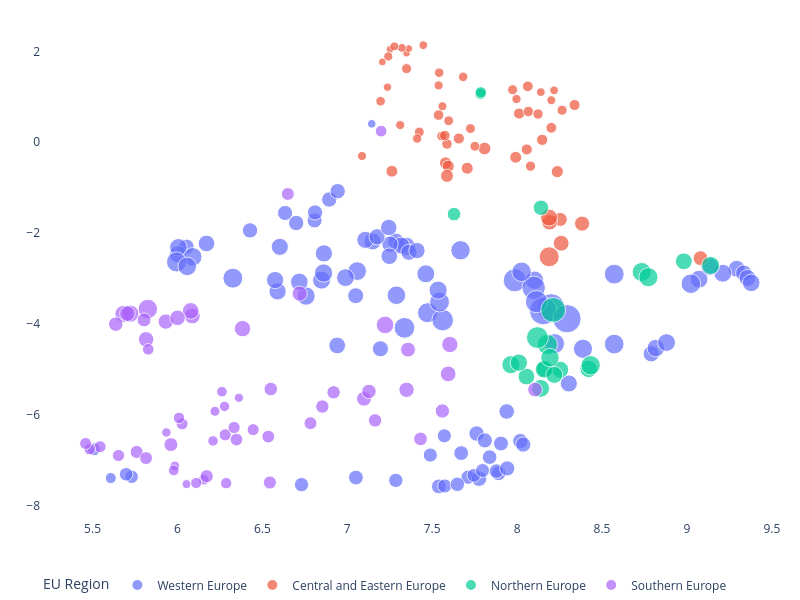

Notebook code for this chart:
### Code cell
# UMAP
umap_model = umap.UMAP(n_components = 2, n_neighbors = 25,
                       random_state = 42)
components = umap_model.fit_transform(X)

df_umap = df.join(pd.DataFrame(components, index = df.index,
                           columns = ['pc_1', 'pc_2']))

df_umap.reset_index(inplace = True)

fig = px.scatter(df_umap, x = 'pc_1', y = 'pc_2', color=df_umap['EU Region'],
                 width = 800, height = 600, size = 'GDP per Capita',
                 custom_data = ['region_name', 'GDP per Capita'])

fig.update_layout(  margin={"r":1,"t":15,"l":1,"b":1},
                    plot_bgcolor = '#FFFFFF',
                    legend = dict(orientation = 'h', yanchor = 'top'),
                    yaxis_title='', xaxis_title='',
                    title = "")

hovertemplate = '%{customdata[0]}' 
fig.update_traces(hovertemplate=hovertemplate)
fig.show()

### Figure 1 — Plotly figure (JSON) as saved in the notebook; plotly's stock layout.template omitted (floating-point values rounded to 4 significant figures; data arrays with more than 128 entries replaced by an {"elided": "..."} marker saying what was removed)
{"data": [{"customdata": {"elided": "99x2 mixed values"}, "hovertemplate": "%{customdata[0]}", "legendgroup": "Western Europe", "marker": {"color": "#636efa", "size": [78700.0, 57500.0, 39100.0, 45800.0, 54600.0, 47000.0, 59100.0, 29500.0, 34900.0, 30100.0, 32300.0, 59100.0, 51000.0, 43800.0, 50000.0, 68900.0, 47700.0, 49600.0, 43700.0, 51400.0, 46000.0, 44300.0, 49300.0, 35100.0, 55800.0, 80900.0, 58600.0, 39500.0, 42900.0, 34600.0, 50400.0, 43900.0, 34000.0, 43200.0, 47700.0, 48800.0, 39600.0, 44100.0, 40800.0, 39000.0, 34800.0, 47100.0, 40200.0, 37700.0, 33500.0, 38900.0, 34800.0, 39500.0, 34300.0, 43200.0, 113300.0, 111700.0, 63400.0, 31700.0, 32800.0, 29600.0, 31300.0, 34100.0, 32400.0, 30000.0, 35700.0, 35400.0, 28100.0, 34700.0, 32800.0, 33900.0, 29000.0, 31800.0, 29600.0, 34300.0, 30700.0, 38400.0, 41400.0, 30200.0, 26300.0, 27300.0, 18100.0, 25000.0, 10900.0, 118300.0, 58500.0, 42200.0, 39100.0, 47800.0, 47100.0, 42500.0, 73000.0, 45900.0, 56700.0, 46500.0, 34400.0, 40800.0, 56500.0, 44300.0, 45700.0, 51100.0, 59700.0, 51200.0, 58900.0], "sizemode": "area", "sizeref": 295.8, "symbol": "circle"}, "mode": "markers", "name": "Western Europe", "orientation": "v", "showlegend": true, "type": "scatter", "x": [7.986, 8.572, 8.79, 8.817, 8.388, 8.88, 8.22, 7.489, 7.761, 7.286, 7.051, 7.473, 7.289, 6.59, 6.757, 7.562, 6.849, 6.86, 6.603, 7.058, 6.718, 6.575, 8.102, 6.699, 7.667, 8.098, 7.543, 7.286, 7.149, 6.894, 7.346, 7.107, 6.634, 7.318, 7.463, 7.535, 7.252, 6.862, 7.247, 7.175, 6.427, 6.989, 7.244, 7.05, 6.807, 7.363, 6.944, 7.41, 6.81, 8.305, 8.2, 8.154, 7.337, 7.891, 7.539, 7.574, 7.878, 7.942, 7.671, 7.711, 7.939, 7.776, 7.746, 8.019, 7.905, 7.81, 7.797, 7.838, 7.571, 8.036, 7.648, 7.195, 6.941, 6.73, 5.731, 5.698, 5.607, 5.509, 7.144, 8.294, 8.572, 9.293, 9.334, 9.211, 9.071, 9.357, 8.114, 9.379, 9.023, 9.134, 6.053, 6.171, 8.026, 6.004, 6.005, 6.09, 5.994, 6.057, 6.326], "xaxis": "x", "y": [-3.038, -4.441, -4.655, -4.53, -4.544, -4.408, -4.431, -6.882, -6.409, -7.44, -7.377, -3.751, -3.367, -3.282, -3.384, -3.915, -3.035, -2.878, -2.302, -2.836, -3.074, -3.033, -3.034, -1.777, -2.378, -3.202, -3.517, -2.18, -2.184, -1.26, -2.29, -2.149, -1.557, -2.276, -2.895, -3.255, -2.242, -2.446, -2.509, -2.08, -1.94, -2.979, -1.877, -3.377, -1.721, -2.421, -1.078, -2.384, -1.546, -5.308, -3.636, -3.716, -4.084, -7.286, -7.573, -7.562, -7.235, -7.176, -6.839, -7.369, -5.925, -7.403, -7.33, -6.575, -6.629, -6.561, -7.223, -6.929, -6.46, -6.651, -7.526, -4.545, -4.472, -7.534, -7.361, -7.306, -7.389, -6.755, 0.4053, -3.884, -2.902, -2.784, -2.881, -2.883, -3.013, -2.987, -3.507, -3.094, -3.112, -2.737, -2.3, -2.228, -2.852, -2.466, -2.313, -2.522, -2.635, -2.733, -2.991], "yaxis": "y"}, {"customdata": [["Северозападен (Severozapaden)", 8800], ["Северен централен (Severen tsentralen)", 8900], ["Североизточен (Severoiztochen)", 10300], ["Югоизточен (Yugoiztochen)", 12400], ["Югозападен (Yugozapaden)", 20800], ["Южен централен (Yuzhen tsentralen)", 9100], ["Praha", 59400], ["Střední Čechy", 23800], ["Jihozápad", 22200], ["Severozápad", 18500], ["Severovýchod", 21200], ["Jihovýchod", 24800], ["Střední Morava", 21300], ["Moravskoslezsko", 20900], ["Panonska Hrvatska", 11900], ["Jadranska Hrvatska", 16600], ["Grad Zagreb", 28600], ["Sjeverna Hrvatska", 14100], ["Budapest", 37300], ["Pest", 15200], ["Közép-Dunántúl", 16200], ["Nyugat-Dunántúl", 16000], ["Dél-Dunántúl", 12000], ["Észak-Magyarország", 11300], ["Észak-Alföld", 11300], ["Dél-Alföld", 12600], ["Małopolskie", 15600], ["Śląskie", 18300], ["Wielkopolskie", 18300], ["Zachodniopomorskie", 14400], ["Lubuskie", 14300], ["Dolnośląskie", 18900], ["Opolskie", 14200], ["Kujawsko-pomorskie", 14500], ["Warmińsko-mazurskie", 12500], ["Pomorskie", 17300], ["Łódzkie", 16500], ["Świętokrzyskie", 12800], ["Lubelskie", 12300], ["Podkarpackie", 12400], ["Podlaskie", 13600], ["Warszawski stołeczny", 33900], ["Mazowiecki regionalny", 16500], ["Nord-Vest", 13500], ["Centru", 13400], ["Nord-Est", 8800], ["Sud-Est", 11600], ["Sud-Muntenia", 11400], ["Bucureşti-Ilfov", 35900], ["Sud-Vest Oltenia", 11800], ["Vest", 14900], ["Vzhodna Slovenija", 21900], ["Zahodna Slovenija", 32500], ["Bratislavský kraj", 42500], ["Západné Slovensko", 18000], ["Stredné Slovensko", 17200], ["Východné Slovensko", 14900]], "hovertemplate": "%{customdata[0]}", "legendgroup": "Central and Eastern Europe", "marker": {"color": "#EF553B", "size": [8800.0, 8900.0, 10300.0, 12400.0, 20800.0, 9100.0, 59400.0, 23800.0, 22200.0, 18500.0, 21200.0, 24800.0, 21300.0, 20900.0, 11900.0, 16600.0, 28600.0, 14100.0, 37300.0, 15200.0, 16200.0, 16000.0, 12000.0, 11300.0, 11300.0, 12600.0, 15600.0, 18300.0, 18300.0, 14400.0, 14300.0, 18900.0, 14200.0, 14500.0, 12500.0, 17300.0, 16500.0, 12800.0, 12300.0, 12400.0, 13600.0, 33900.0, 16500.0, 13500.0, 13400.0, 8800.0, 11600.0, 11400.0, 35900.0, 11800.0, 14900.0, 21900.0, 32500.0, 42500.0, 18000.0, 17200.0, 14900.0], "sizemode": "area", "sizeref": 295.8, "symbol": "circle"}, "mode": "markers", "name": "Central and Eastern Europe", "orientation": "v", "showlegend": true, "type": "scatter", "x": [7.349, 7.252, 7.236, 7.241, 7.263, 7.206, 8.189, 7.808, 7.579, 8.012, 7.595, 7.587, 7.706, 7.992, 7.56, 7.537, 8.255, 7.597, 8.259, 8.265, 8.066, 8.123, 8.202, 8.218, 8.14, 7.996, 8.079, 8.057, 7.657, 7.751, 7.424, 8.148, 7.556, 7.725, 7.311, 8.201, 7.587, 7.411, 7.538, 7.087, 7.196, 8.383, 7.574, 7.682, 7.541, 7.362, 7.321, 7.448, 8.191, 7.277, 7.349, 8.237, 9.08, 8.188, 8.338, 8.063, 7.974], "xaxis": "x", "y": [1.959, 2.044, 1.21, 1.887, -0.6386, 1.766, -2.521, -0.1389, -0.4573, 0.6316, -0.5264, -0.741, -0.5721, -0.3314, 0.7907, 0.5972, -1.699, 0.4724, -2.223, 0.7042, 0.6764, 0.6202, 0.9242, 1.141, 1.102, 0.9506, -0.5261, -0.159, 0.08193, -0.08922, 0.2244, 0.05251, 0.1343, 0.2994, 0.3776, 0.318, -0.03788, 0.07948, 1.25, -0.3036, 0.9012, -1.79, 0.1463, 1.438, 1.529, 2.062, 2.076, 2.135, -1.762, 2.109, 1.619, -0.6485, -2.551, -1.658, 0.8185, 1.23, 1.154], "yaxis": "y"}, {"customdata": [["Hovedstaden", 92100], ["Sjælland", 41900], ["Syddanmark", 53500], ["Midtjylland", 54300], ["Nordjylland", 48200], ["Eesti", 27400], ["Latvija", 19100], ["Sostinės regionas", 35400], ["Vidurio ir vakarų Lietuvos regionas ", 19000], ["Länsi-Suomi", 42700], ["Helsinki-Uusimaa", 60400], ["Etelä-Suomi", 42400], ["Pohjois- ja Itä-Suomi", 41500], ["Åland", 48900], ["Stockholm", 70500], ["Östra Mellansverige", 45200], ["Småland med öarna", 45000], ["Sydsverige", 44600], ["Västsverige", 50400], ["Norra Mellansverige", 42800], ["Mellersta Norrland", 47500], ["Övre Norrland", 55600]], "hovertemplate": "%{customdata[0]}", "legendgroup": "Northern Europe", "marker": {"color": "#00cc96", "size": [92100.0, 41900.0, 53500.0, 54300.0, 48200.0, 27400.0, 19100.0, 35400.0, 19000.0, 42700.0, 60400.0, 42400.0, 41500.0, 48900.0, 70500.0, 45200.0, 45000.0, 44600.0, 50400.0, 42800.0, 47500.0, 55600.0], "sizemode": "area", "sizeref": 295.8, "symbol": "circle"}, "mode": "markers", "name": "Northern Europe", "orientation": "v", "showlegend": true, "type": "scatter", "x": [8.212, 8.982, 8.733, 8.773, 9.14, 7.629, 7.785, 8.14, 7.786, 8.254, 8.178, 8.164, 8.055, 7.964, 8.119, 8.158, 8.421, 8.01, 8.193, 8.219, 8.138, 8.433], "xaxis": "x", "y": [-3.689, -2.62, -2.854, -2.97, -2.711, -1.582, 1.063, -1.442, 1.097, -5.005, -4.45, -4.985, -5.155, -4.895, -4.298, -4.998, -4.988, -4.85, -4.741, -5.119, -5.416, -4.908], "yaxis": "y"}, {"customdata": [["Aττική (Attiki)", 27000], ["Βόρειο Αιγαίο (Voreio Aigaio)", 12000], ["Νότιο Αιγαίο (Notio Aigaio)", 19200], ["Κρήτη (Kriti)", 16600], ["Aνατολική Μακεδονία, Θράκη (Anatoliki Makedonia, Thraki)", 13000], ["Κεντρική Μακεδονία (Kentriki Makedonia)", 15800], ["Δυτική Μακεδονία (Dytiki Makedonia)", 16500], ["Ήπειρος (Ipeiros)", 12700], ["Θεσσαλία (Thessalia)", 14900], ["Ιόνια Νησιά (Ionia Nisia)", 16900], ["Δυτική Ελλάδα (Dytiki Ellada)", 14300], ["Στερεά Ελλάδα (Sterea Ellada)", 18400], ["Πελοπόννησος (Peloponnisos)", 17400], ["Galicia", 26500], ["Principado de Asturias", 26400], ["Cantabria", 26500], ["País Vasco", 36400], ["Comunidad Foral de Navarra", 34700], ["La Rioja", 30300], ["Aragón", 32600], ["Comunidad de Madrid", 39200], ["Castilla y León", 27400], ["Castilla-La Mancha", 24000], ["Extremadura", 21900], ["Cataluña", 33000], ["Comunitat Valenciana ", 24700], ["Illes Balears", 31000], ["Andalucía", 21500], ["Región de Murcia", 24300], ["Ciudad de Ceuta", 21300], ["Ciudad de Melilla", 19500], ["Canarias", 22100], ["Piemonte", 34500], ["Valle d’Aosta/Vallée d’Aoste", 44000], ["Liguria", 35400], ["Lombardia", 45900], ["Abruzzo", 28600], ["Molise", 25000], ["Campania", 21800], ["Puglia", 22000], ["Basilicata", 25800], ["Calabria", 19700], ["Sicilia", 21200], ["Sardegna", 24500], ["Provincia Autonoma di Bolzano/Bozen", 56000], ["Provincia Autonoma di Trento", 43900], ["Veneto", 38000], ["Friuli-Venezia Giulia", 35800], ["Emilia-Romagna", 40700], ["Toscana", 35600], ["Umbria", 28800], ["Marche", 31100], ["Lazio", 39800], ["Κύπρος (Kypros)", 32200], ["Malta", 34300], ["Norte", 20000], ["Algarve", 25300], ["Região Autónoma dos Açores", 20300], ["Região Autónoma da Madeira", 24700]], "hovertemplate": "%{customdata[0]}", "legendgroup": "Southern Europe", "marker": {"color": "#ab63fa", "size": [27000.0, 12000.0, 19200.0, 16600.0, 13000.0, 15800.0, 16500.0, 12700.0, 14900.0, 16900.0, 14300.0, 18400.0, 17400.0, 26500.0, 26400.0, 26500.0, 36400.0, 34700.0, 30300.0, 32600.0, 39200.0, 27400.0, 24000.0, 21900.0, 33000.0, 24700.0, 31000.0, 21500.0, 24300.0, 21300.0, 19500.0, 22100.0, 34500.0, 44000.0, 35400.0, 45900.0, 28600.0, 25000.0, 21800.0, 22000.0, 25800.0, 19700.0, 21200.0, 24500.0, 56000.0, 43900.0, 38000.0, 35800.0, 40700.0, 35600.0, 28800.0, 31100.0, 39800.0, 32200.0, 34300.0, 20000.0, 25300.0, 20300.0, 24700.0], "sizemode": "area", "sizeref": 295.8, "symbol": "circle"}, "mode": "markers", "name": "Southern Europe", "orientation": "v", "showlegend": true, "type": "scatter", "x": [6.55, 6.053, 6.287, 6.262, 5.935, 6.277, 6.209, 6.362, 6.221, 6.154, 5.985, 6.11, 5.978, 7.164, 6.853, 6.919, 7.594, 7.349, 7.56, 7.098, 7.604, 7.431, 6.347, 6.281, 7.357, 6.783, 7.128, 6.446, 6.535, 6.027, 6.009, 6.333, 5.931, 5.682, 5.815, 7.223, 5.961, 5.759, 5.544, 5.653, 6.172, 5.484, 5.459, 5.815, 5.825, 5.722, 6.087, 5.705, 6.078, 6.001, 5.804, 5.637, 6.383, 8.105, 6.719, 5.828, 6.544, 7.199, 6.65], "xaxis": "x", "y": [-5.432, -7.522, -7.501, -5.488, -6.386, -5.812, -6.571, -5.623, -5.92, -7.426, -7.124, -7.498, -7.219, -6.12, -5.816, -5.503, -5.097, -5.447, -5.914, -5.644, -4.451, -6.527, -6.542, -6.438, -4.564, -6.182, -5.484, -6.324, -6.476, -6.197, -6.066, -6.277, -3.947, -3.778, -4.337, -4.019, -6.653, -6.814, -6.699, -6.893, -7.349, -6.754, -6.628, -6.95, -3.669, -3.772, -3.822, -3.771, -3.71, -3.864, -3.91, -4.002, -4.102, -5.443, -3.33, -4.557, -7.487, 0.2434, -1.139], "yaxis": "y"}], "layout": {"height": 600, "legend": {"itemsizing": "constant", "orientation": "h", "title": {"text": "EU Region"}, "tracegroupgap": 0, "yanchor": "top"}, "margin": {"b": 1, "l": 1, "r": 1, "t": 15}, "plot_bgcolor": "#FFFFFF", "title": {"text": ""}, "width": 800, "xaxis": {"anchor": "y", "domain": [0, 1], "title": {"text": ""}}, "yaxis": {"anchor": "x", "domain": [0, 1], "title": {"text": ""}}}}
